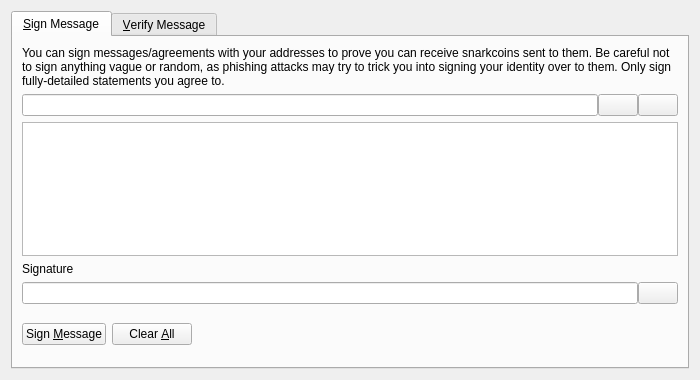
<?xml version="1.0" encoding="UTF-8"?>
<ui version="4.0">
 <class>SignVerifyMessageDialog</class>
 <widget class="QDialog" name="SignVerifyMessageDialog">
  <property name="geometry">
   <rect>
    <x>0</x>
    <y>0</y>
    <width>700</width>
    <height>380</height>
   </rect>
  </property>
  <property name="windowTitle">
   <string>Signatures - Sign / Verify a Message</string>
  </property>
  <property name="modal">
   <bool>true</bool>
  </property>
  <layout class="QVBoxLayout" name="verticalLayout">
   <item>
    <widget class="QTabWidget" name="tabWidget">
     <property name="currentIndex">
      <number>0</number>
     </property>
     <widget class="QWidget" name="tabSignMessage">
      <attribute name="title">
       <string>&amp;Sign Message</string>
      </attribute>
      <layout class="QVBoxLayout" name="verticalLayout_SM">
       <item>
        <widget class="QLabel" name="infoLabel_SM">
         <property name="text">
          <string>You can sign messages/agreements with your addresses to prove you can receive snarkcoins sent to them. Be careful not to sign anything vague or random, as phishing attacks may try to trick you into signing your identity over to them. Only sign fully-detailed statements you agree to.</string>
         </property>
         <property name="textFormat">
          <enum>Qt::PlainText</enum>
         </property>
         <property name="wordWrap">
          <bool>true</bool>
         </property>
        </widget>
       </item>
       <item>
        <layout class="QHBoxLayout" name="horizontalLayout_1_SM">
         <property name="spacing">
          <number>0</number>
         </property>
         <item>
          <widget class="QValidatedLineEdit" name="addressIn_SM">
           <property name="toolTip">
            <string>The Snarkcoin address to sign the message with</string>
           </property>
          </widget>
         </item>
         <item>
          <widget class="QPushButton" name="addressBookButton_SM">
           <property name="toolTip">
            <string>Choose previously used address</string>
           </property>
           <property name="text">
            <string/>
           </property>
           <property name="icon">
            <iconset resource="../bitcoin.qrc">
             <normaloff>:/icons/address-book</normaloff>:/icons/address-book</iconset>
           </property>
           <property name="shortcut">
            <string>Alt+A</string>
           </property>
           <property name="autoDefault">
            <bool>false</bool>
           </property>
          </widget>
         </item>
         <item>
          <widget class="QPushButton" name="pasteButton_SM">
           <property name="toolTip">
            <string>Paste address from clipboard</string>
           </property>
           <property name="text">
            <string/>
           </property>
           <property name="icon">
            <iconset resource="../bitcoin.qrc">
             <normaloff>:/icons/editpaste</normaloff>:/icons/editpaste</iconset>
           </property>
           <property name="shortcut">
            <string>Alt+P</string>
           </property>
           <property name="autoDefault">
            <bool>false</bool>
           </property>
          </widget>
         </item>
        </layout>
       </item>
       <item>
        <widget class="QPlainTextEdit" name="messageIn_SM">
         <property name="toolTip">
          <string>Enter the message you want to sign here</string>
         </property>
        </widget>
       </item>
       <item>
        <widget class="QLabel" name="signatureLabel_SM">
         <property name="text">
          <string>Signature</string>
         </property>
         <property name="textFormat">
          <enum>Qt::PlainText</enum>
         </property>
        </widget>
       </item>
       <item>
        <layout class="QHBoxLayout" name="horizontalLayout_2_SM">
         <property name="spacing">
          <number>0</number>
         </property>
         <item>
          <widget class="QLineEdit" name="signatureOut_SM">
           <property name="font">
            <font>
             <italic>true</italic>
            </font>
           </property>
           <property name="readOnly">
            <bool>true</bool>
           </property>
          </widget>
         </item>
         <item>
          <widget class="QPushButton" name="copySignatureButton_SM">
           <property name="toolTip">
            <string>Copy the current signature to the system clipboard</string>
           </property>
           <property name="text">
            <string/>
           </property>
           <property name="icon">
            <iconset resource="../bitcoin.qrc">
             <normaloff>:/icons/editcopy</normaloff>:/icons/editcopy</iconset>
           </property>
           <property name="autoDefault">
            <bool>false</bool>
           </property>
          </widget>
         </item>
        </layout>
       </item>
       <item>
        <layout class="QHBoxLayout" name="horizontalLayout_3_SM">
         <item>
          <widget class="QPushButton" name="signMessageButton_SM">
           <property name="toolTip">
            <string>Sign the message to prove you own this Snarkcoin address</string>
           </property>
           <property name="text">
            <string>Sign &amp;Message</string>
           </property>
           <property name="icon">
            <iconset resource="../bitcoin.qrc">
             <normaloff>:/icons/edit</normaloff>:/icons/edit</iconset>
           </property>
           <property name="autoDefault">
            <bool>false</bool>
           </property>
          </widget>
         </item>
         <item>
          <widget class="QPushButton" name="clearButton_SM">
           <property name="toolTip">
            <string>Reset all sign message fields</string>
           </property>
           <property name="text">
            <string>Clear &amp;All</string>
           </property>
           <property name="icon">
            <iconset resource="../bitcoin.qrc">
             <normaloff>:/icons/remove</normaloff>:/icons/remove</iconset>
           </property>
           <property name="autoDefault">
            <bool>false</bool>
           </property>
          </widget>
         </item>
         <item>
          <spacer name="horizontalSpacer_1_SM">
           <property name="orientation">
            <enum>Qt::Horizontal</enum>
           </property>
           <property name="sizeHint" stdset="0">
            <size>
             <width>40</width>
             <height>48</height>
            </size>
           </property>
          </spacer>
         </item>
         <item>
          <widget class="QLabel" name="statusLabel_SM">
           <property name="font">
            <font>
             <weight>75</weight>
             <bold>true</bold>
            </font>
           </property>
           <property name="text">
            <string/>
           </property>
           <property name="wordWrap">
            <bool>true</bool>
           </property>
          </widget>
         </item>
         <item>
          <spacer name="horizontalSpacer_2_SM">
           <property name="orientation">
            <enum>Qt::Horizontal</enum>
           </property>
           <property name="sizeHint" stdset="0">
            <size>
             <width>40</width>
             <height>48</height>
            </size>
           </property>
          </spacer>
         </item>
        </layout>
       </item>
      </layout>
     </widget>
     <widget class="QWidget" name="tabVerifyMessage">
      <attribute name="title">
       <string>&amp;Verify Message</string>
      </attribute>
      <layout class="QVBoxLayout" name="verticalLayout_VM">
       <item>
        <widget class="QLabel" name="infoLabel_VM">
         <property name="text">
          <string>Enter the receiver's address, message (ensure you copy line breaks, spaces, tabs, etc. exactly) and signature below to verify the message. Be careful not to read more into the signature than what is in the signed message itself, to avoid being tricked by a man-in-the-middle attack. Note that this only proves the signing party receives with the address, it cannot prove sendership of any transaction!</string>
         </property>
         <property name="textFormat">
          <enum>Qt::PlainText</enum>
         </property>
         <property name="alignment">
          <set>Qt::AlignLeading|Qt::AlignLeft|Qt::AlignTop</set>
         </property>
         <property name="wordWrap">
          <bool>true</bool>
         </property>
        </widget>
       </item>
       <item>
        <layout class="QHBoxLayout" name="horizontalLayout_1_VM">
         <property name="spacing">
          <number>0</number>
         </property>
         <item>
          <widget class="QValidatedLineEdit" name="addressIn_VM">
           <property name="toolTip">
            <string>The Snarkcoin address the message was signed with</string>
           </property>
          </widget>
         </item>
         <item>
          <widget class="QPushButton" name="addressBookButton_VM">
           <property name="toolTip">
            <string>Choose previously used address</string>
           </property>
           <property name="text">
            <string/>
           </property>
           <property name="icon">
            <iconset resource="../bitcoin.qrc">
             <normaloff>:/icons/address-book</normaloff>:/icons/address-book</iconset>
           </property>
           <property name="shortcut">
            <string>Alt+A</string>
           </property>
           <property name="autoDefault">
            <bool>false</bool>
           </property>
          </widget>
         </item>
        </layout>
       </item>
       <item>
        <widget class="QPlainTextEdit" name="messageIn_VM"/>
       </item>
       <item>
        <widget class="QValidatedLineEdit" name="signatureIn_VM"/>
       </item>
       <item>
        <layout class="QHBoxLayout" name="horizontalLayout_2_VM">
         <item>
          <widget class="QPushButton" name="verifyMessageButton_VM">
           <property name="toolTip">
            <string>Verify the message to ensure it was signed with the specified Snarkcoin address</string>
           </property>
           <property name="text">
            <string>Verify &amp;Message</string>
           </property>
           <property name="icon">
            <iconset resource="../bitcoin.qrc">
             <normaloff>:/icons/transaction_0</normaloff>:/icons/transaction_0</iconset>
           </property>
           <property name="autoDefault">
            <bool>false</bool>
           </property>
          </widget>
         </item>
         <item>
          <widget class="QPushButton" name="clearButton_VM">
           <property name="toolTip">
            <string>Reset all verify message fields</string>
           </property>
           <property name="text">
            <string>Clear &amp;All</string>
           </property>
           <property name="icon">
            <iconset resource="../bitcoin.qrc">
             <normaloff>:/icons/remove</normaloff>:/icons/remove</iconset>
           </property>
           <property name="autoDefault">
            <bool>false</bool>
           </property>
          </widget>
         </item>
         <item>
          <spacer name="horizontalSpacer_1_VM">
           <property name="orientation">
            <enum>Qt::Horizontal</enum>
           </property>
           <property name="sizeHint" stdset="0">
            <size>
             <width>40</width>
             <height>48</height>
            </size>
           </property>
          </spacer>
         </item>
         <item>
          <widget class="QLabel" name="statusLabel_VM">
           <property name="font">
            <font>
             <weight>75</weight>
             <bold>true</bold>
            </font>
           </property>
           <property name="text">
            <string/>
           </property>
           <property name="wordWrap">
            <bool>true</bool>
           </property>
          </widget>
         </item>
         <item>
          <spacer name="horizontalSpacer_2_VM">
           <property name="orientation">
            <enum>Qt::Horizontal</enum>
           </property>
           <property name="sizeHint" stdset="0">
            <size>
             <width>40</width>
             <height>48</height>
            </size>
           </property>
          </spacer>
         </item>
        </layout>
       </item>
      </layout>
     </widget>
    </widget>
   </item>
  </layout>
 </widget>
 <customwidgets>
  <customwidget>
   <class>QValidatedLineEdit</class>
   <extends>QLineEdit</extends>
   <header>qt/qvalidatedlineedit.h</header>
  </customwidget>
 </customwidgets>
 <resources>
  <include location="../bitcoin.qrc"/>
 </resources>
 <connections/>
</ui>
